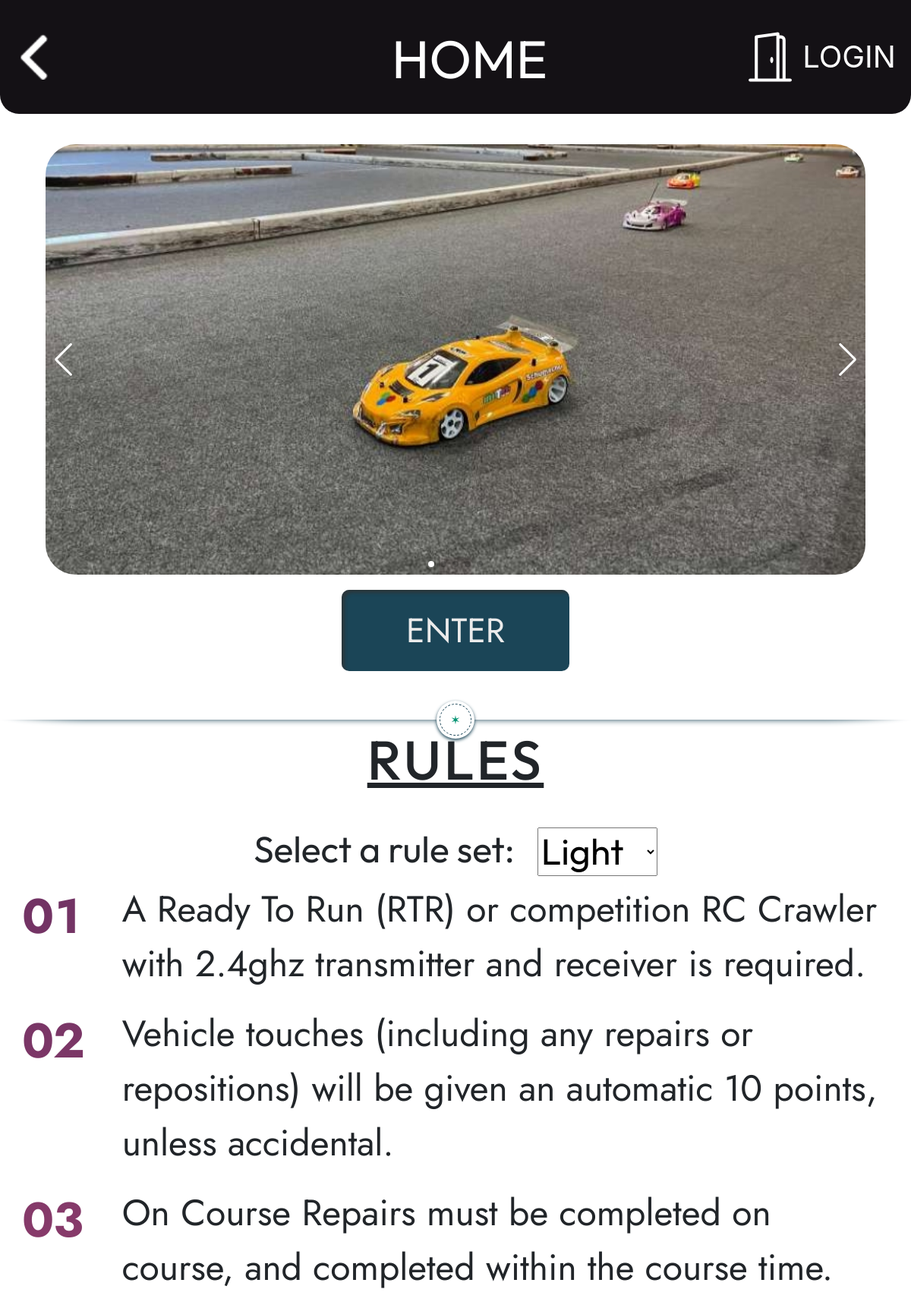
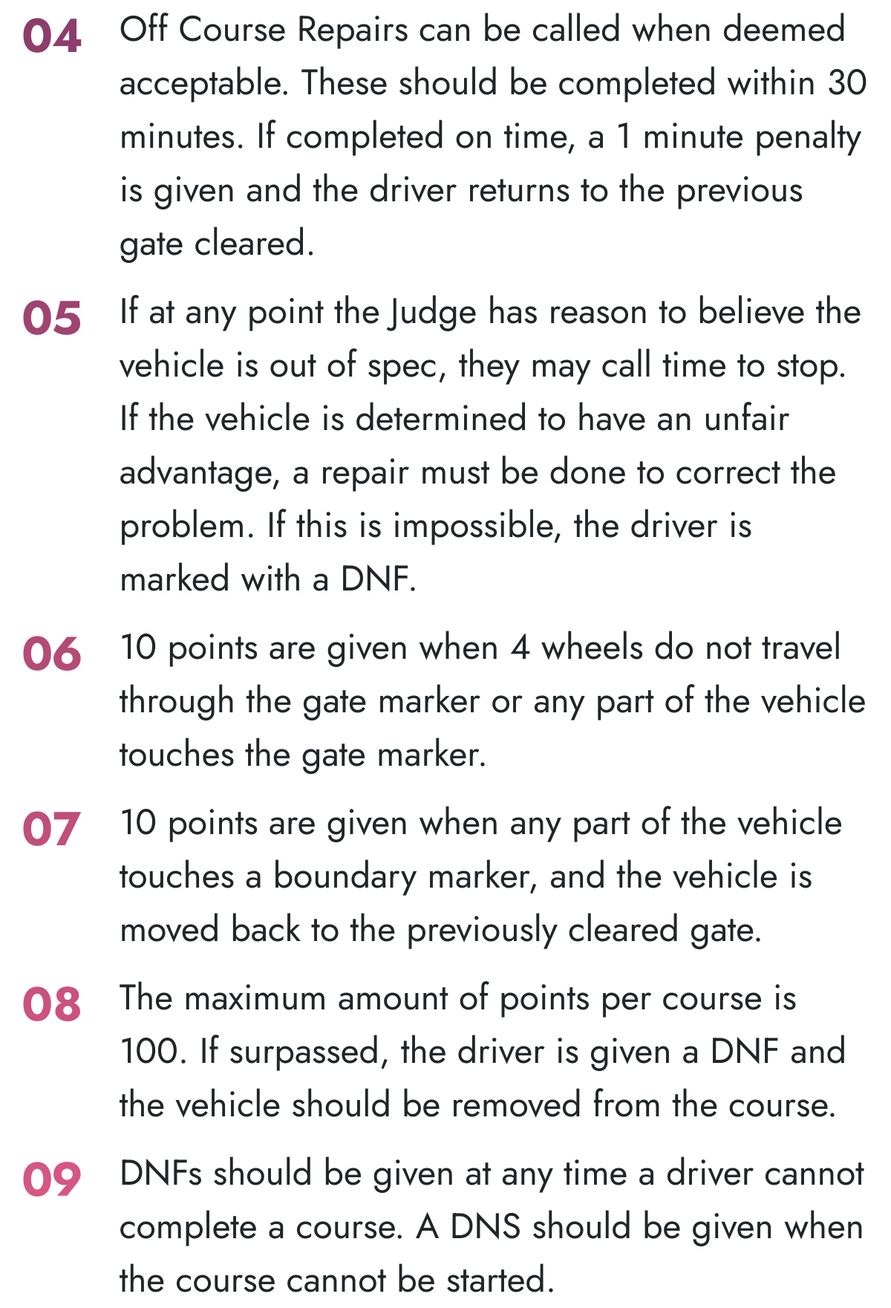
Page /account/home/ (upper part) on the committed database (2 pictures, top to bottom).
### database/models.py (models this page shows, shortened)
class Rule(models.Model):
    name = models.TextField(max_length=None)
    point = models.IntegerField()
    ruleset = models.ForeignKey(Ruleset, on_delete=models.CASCADE)

### database/views.py (the view)
# urls.py: path('home/', views.home, name='home'),
def home(request):
    context = {
        'light': Rule.objects.filter(ruleset_id=3),
        'full': Rule.objects.filter(ruleset_id=4),
    }
    return render(request, 'home.html', context)

### database/templates/home.html (shortened to what this page needs)
{% extends 'base1.html' %}{% load static %}
{% block head %}
<link rel="stylesheet" href="{% static 'home.css' %}" />
<link rel="stylesheet" href="https://cdn.jsdelivr.net/npm/swiper@8/swiper-bundle.min.css" />
{% endblock %}
{% block pagename %} <p>HOME</p>{% endblock %}
{% block back %} {% url 'login' %} {% endblock %}
{% block content %}
<div class="galleryContainer">
    <div class="swiper">
        <div class="swiper-wrapper">
            <div class="swiper-slide"><img src="{% static 'gallery1.jpg'%}" alt=""></div>
        </div>
        <div class="swiper-pagination"></div>
        <div class="swiper-button-prev"></div>
        <div class="swiper-button-next"></div>
    </div>
    <div class="link">
        <a class="enterButton" href="{% url 'login' %}">ENTER</a>
    </div>
</div>
<div class="astrodivider">
    <div class="astrodividermask"></div><span><i>&#10038;</i></span>
</div>
<div class="rulesLight" id="ruleLight">
    <h1>RULES</h1>
    <div class="selector">
        <label id="dropLabel" for="dropDown"> Select a rule set: </label>
        <select onchange=changeDrop() name="dropper" id="dropDown">
            <option value="light">Light</option>
        </select>
    </div>
    <ul class="gradient-list" style="font-size: 3rem; ">
        {% for l in light %}
        <li class="list-text">
            {{l.name}}
        </li>
        {% endfor %}
    </ul>
</div>
{% endblock %}

### database/static/base1.css (style rules this page uses)
* { padding: 0; margin: 0; box-sizing: border-box; }
.headerContainer p { color: #ffffff; font-family: "Outfit", sans-serif; font-size: 70px; line-height: 50px; }

### database/static/home.css (style rules this page uses)
* { padding: 0; margin: 0; box-sizing: border-box; }
.galleryContainer { display: flex; flex-direction: column; align-items: center; justify-content: center; }
.swiper { margin-top: 2vh; width: 90%; height: fit-content; border-radius: 40px; }
.swiper-slide img { width: 100%; }
.swiper .swiper-button-next, .swiper .swiper-button-prev { color: #ffffff; }
.swiper .swiper-pagination { size: 5px; }
.link { display: flex; align-items: center; justify-content: center; background: #1B4557; border-radius: 10px; width: 25vw; height: auto; margin-top: 20px; box-shadow: inset 4px 4px 4px rgba(50, 50, 50, 0.73); }
.enterButton { color: #EBEBEB; font-size: 2.8rem; font-family: 'Jost', sans-serif; margin: 20px; text-align: center; text-decoration: none; }
.rulesLight { padding: 30px; margin-top: -2.5vh; }
.rulesLight h1, .rulesHeavy h1 { font-family: 'Outfit', sans-serif; font-size: 4.5rem; text-align: center; letter-spacing: 0.05em; text-decoration: underline; padding-bottom: 30px; }
ul { counter-reset: index; padding: 0; }
li { counter-increment: index; display: flex; align-items: center; box-sizing: border-box; font-size: 3rem; font-family: 'Jost', sans-serif; padding-bottom: 20px; }
li::before { margin-top: -3px; content: counters(index, ".", decimal-leading-zero); font-size: 4rem; font-weight: bold; text-align: right; padding-right: 50px; font-variant-numeric: tabular-nums; align-self: flex-start; background-image: linear-gradient(to bottom, #3a1f54, #ff658c); background-attachment: fixed; -webkit-background-clip: text; -webkit-text-fill-color: transparent; }
.astrodivider { margin: 64px auto; width: 100%; max-width: 100%; position: relative; }
.astrodivider span { width: 50px; height: 50px; position: absolute; bottom: 100%; margin-bottom: -25px; left: 50%; margin-left: -25px; border-radius: 100%; box-shadow: 0 2px 4px #1B4557; background: #fff; }
.astrodivider i { position: absolute; top: 4px; bottom: 4px; left: 4px; right: 4px; border-radius: 100%; border: 1px dashed #1B4557; text-align: center; line-height: 40px; font-style: normal; color: #049372; }
.rulesHeavy #dropLabel, .rulesLight #dropLabel { font-size: 3rem; font-family: 'Outfit', 'sans-serif'; padding-right: 30px; }
.rulesHeavy #dropDowns, .rulesLight #dropDown { font-size: 3rem; font-family: 'Outfit', 'sans-serif'; }
.rulesHeavy #dropDowns option, .rulesLight #dropDown option { font-size: 1rem; height: 10px; }
.selector { height: auto; width: 100%; display: flex; align-items: center; flex-direction: row; justify-content: center; }

### rows in the picture
Rule: name "A Ready To Run (RTR) or competition RC Crawler with 2.4ghz transmitter and receiver is required."
Rule: name "Vehicle touches (including any repairs or repositions) will be given an automatic 10 points, unless accidental."
Rule: name "On Course Repairs must be completed on course, and completed within the course time."
Rule: name "Off Course Repairs can be called when deemed acceptable. These should be completed within 30 minutes. If completed on time, a 1 minute penalty is given and the driver returns to the previous gate cleared."
Rule: name "If at any point the Judge has reason to believe the vehicle is out of spec, they may call time to stop. If the vehicle is determined to have an unfair advantage, a repair must be done to correct the problem. If this is impossible, the driver is marked with a DNF."
Rule: name "10 points are given when 4 wheels do not travel through the gate marker or any part of the vehicle touches the gate marker."
Rule: name "10 points are given when any part of the vehicle touches a boundary marker, and the vehicle is moved back to the previously cleared gate."
Rule: name "The maximum amount of points per course is 100. If surpassed, the driver is given a DNF and the vehicle should be removed from the course."
Rule: name "DNFs should be given at any time a driver cannot complete a course. A DNS should be given when the course cannot be started."
